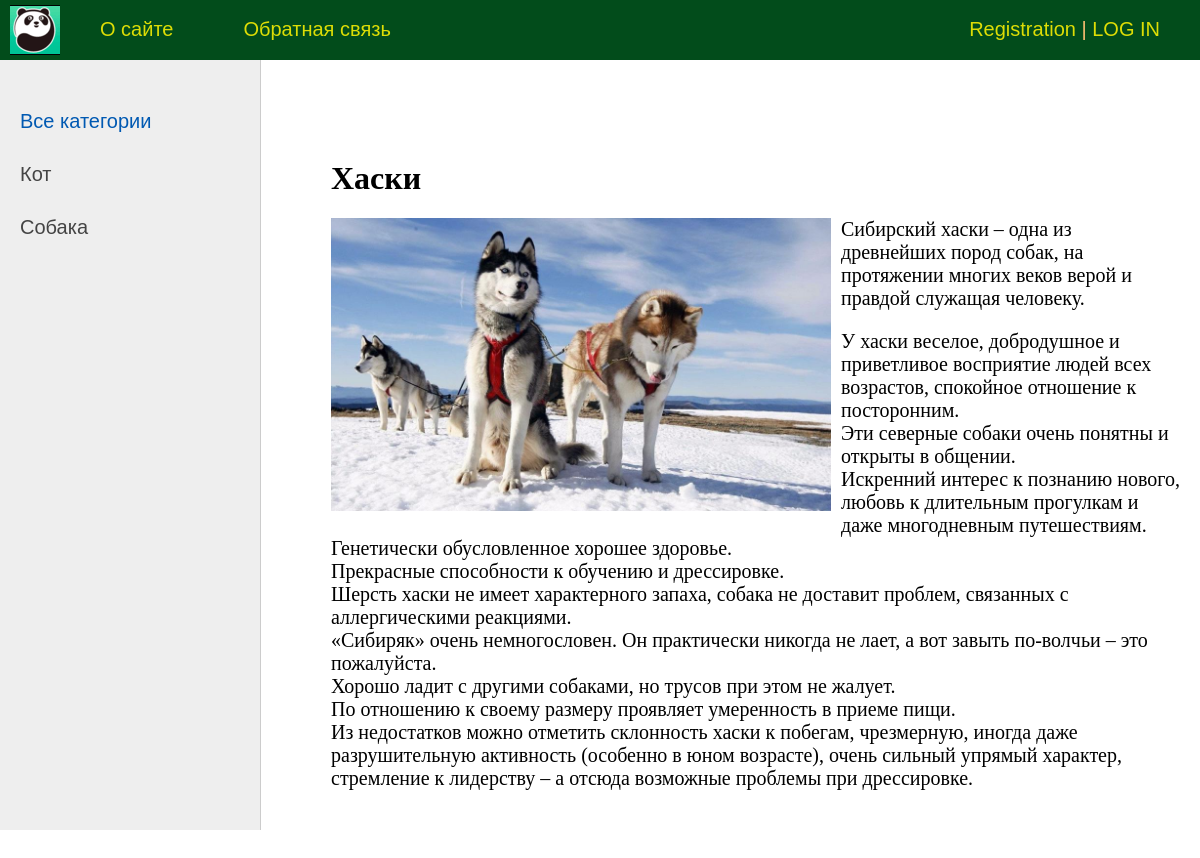
The page /post/haski/ on the database its author committed.
### animals/models.py (models this page shows, shortened)
class Category(models.Model):
    name = models.CharField(max_length=100, db_index=True, verbose_name='CATEGORY')
    slug = models.SlugField(max_length=255, unique=True, db_index=True, verbose_name="URL")
    def __str__(self):
            return self.name
    def get_absolute_url(self):
        return reverse("category", kwargs={'cat_slug': self.slug})
    class Meta:
        verbose_name = "Category"
        verbose_name_plural = "Categories"
        ordering = ['id']

class Animals(models.Model):
    title = models.CharField(max_length=255, verbose_name="Title")
    slug = models.SlugField(max_length=255, unique=True, db_index=True, verbose_name="URL Slug")
    content = models.TextField(blank=True, verbose_name="Text article")
    photo = models.ImageField(upload_to="photos/%Y/%m/%d/", verbose_name="Picture")
    time_create = models.DateTimeField(auto_now_add=True, verbose_name="Time_created")
    time_update = models.DateTimeField(auto_now=True, verbose_name="Time_updated")
    is_published = models.BooleanField(default=True, verbose_name="Is_published")
    cat = models.ForeignKey("Category", on_delete=models.PROTECT, verbose_name="Category", null=True)
    def __str__(self):
        return self.title
    class Meta:
        verbose_name = "Popular animal"
        verbose_name_plural = "Popular animals"
        ordering = ['id']

### animals/views.py (the view)
# urls.py: path('post/<slug:post_slug>/', ShowPost.as_view(), name='post'),
class ShowPost(DataMixin,DetailView):
    model = Animals
    template_name = 'animals/post.html'
    slug_url_kwarg = 'post_slug'
    context_object_name = 'post'
    def get_context_data(self, *, object_list=None, **kwargs):
        context = super().get_context_data(**kwargs)
        c_def = self.get_user_context(title=context['post'])
        return dict(list(context.items()) + list(c_def.items()))

### animals/templatetags/animals_tags.py (called while the page is built)
@register.simple_tag(name='getcats')
def get_categories(filter=None):
    if not filter:
        return Category.objects.all()
    else:
        return Category.objects.filter(pk=filter)

### animals/utils.py (called while the page is built)
    def get_user_context(self, **kwargs):
        context = kwargs
        cats = cache.get('cats')
        if not cats:
            cats = Category.objects.annotate(Count('animals'))
            cache.set('cats', cats, 60)
        user_menu = menu.copy()
        if not self.request.user.is_authenticated:
            user_menu.pop(1)
        context['menu'] = user_menu
        context['cats'] = cats
        if 'cat_selected' not in context:
            context['cat_selected'] = 0
        return context

### animals/templates/animals/post.html
{% extends 'animals/base.html' %}
{% block content %}
<h1>{{post.title}}</h1>
{% if post.photo %}
<p><img class="img-article-left" src="{{post.photo.url}}" alt=""></p>
{% endif %}
{{post.content|linebreaks}}
{% endblock content %}

### animals/templates/animals/base.html (shortened to what this page needs)
{% load static %}
{% load animals_tags %}
<!DOCTYPE html>
<html>
<head>
	<link type="text/css" href="{% static 'animals/css/styles.css' %}" rel="stylesheet" />
</head>
<body>
<table class="table-page" border=0 cellpadding="0" cellspacing="0">
<tr><td valign=top>
{% block mainmenu %}
		<div class="header">
			<ul id="mainmenu" class="mainmenu">
			<li class="logo"><a href="{% url 'home' %}"><div class="logo"></div></a></li>
{% for m in menu %}
			<li><a href="{% url m.url_name %}">{{m.title}}</a></li>
{% endfor %}
				{% if request.user.is_authenticated %}
				<li class="last">{{user.username}}<a href="{% url 'logout' %}">|LOG OUT</a></li>
				{% else %}
				<li class="last"><a href="{% url 'register' %}">Registration</a> | <a href="{% url 'login' %}">LOG IN</a></li>
				{% endif %}
			</ul>
		</div>
{% endblock mainmenu %}
<table class="table-content" border=0 cellpadding="0" cellspacing="0">
<tr>
	<td valign="top" class="left-chapters">
	<ul id="leftchapters">
		{% if cat_selected == 0 %}
		<li class="selected">Все категории</li>
{% else %}
		<li><a href="{% url 'home' %}">Все категории</a></li>
{% endif %}
{% for c in cats %}
{% if c.animals__count > 0 %}
		{% if c.pk == cat_selected %}
		<li class="selected">{{c.name}}</li>
		{% else %}
		<li><a href="{{ c.get_absolute_url}}">{{c.name}}</a></li>
		{% endif%}
{% endif%}
{% endfor %}
	</ul>
</td>
<td valign="top" class="content">
	<div class="content-text">
{% block content %}
{% endblock %}
	</div>
</td></tr></table>
</td></tr>
</body>
</html>

### animals/static/animals/css/styles.css (style rules this page uses)
html, body { font-family: 'Arial'; margin: 0; padding: 0; height: 100%; width: 100%; color: #444; }
a { color: #0059b2; text-decoration: none; }
img { max-width: 600px; height: auto; }
img.img-article-left { max-width: 500px; height: auto; float: left; padding: 0 10px 10px 0; }
.table-page { width: 100%; height: 100%; vertical-align: top; }
.table-page tr { height: 100%; }
.header { background: #024c1b; height: 60px; }
.logo { background: url('../images/logo.png') no-repeat 10px 5px; width: 70px; height: 60px; }
ul.mainmenu { list-style: none; margin: 0; padding: 0; height: 60px; color: #fdc073; font-size: 20px; overflow: hidden; }
ul.mainmenu li { float: left; margin: 18px 40px 0 30px; }
ul.mainmenu li.logo { margin: 0; }
ul.mainmenu li.last { float: right; }
ul.mainmenu li a { color: #dddd06; text-decoration: none; }
.table-content { width: 100%; min-height: 100%; height: 100%; }
.left-chapters { margin: 0; background: #eee; border-right: 1px solid #ccc; min-height: 100%; }
.left-chapters ul { width: 230px; min-height: 100%; margin: 0; padding: 20px 10px 10px 20px; list-style: none; font-size: 20px; }
.left-chapters ul li { margin: 30px 0 0 0; color: #999; }
.left-chapters ul li.selected { color: #0059b2; }
.left-chapters ul li a { color: #444; text-decoration: none; }
.content { padding: 40px 20px 20px 40px; width: 100%; box-sizing: border-box; }
.content-text { margin: 60px 0 0 30px; color: #000; font-size: 20px; font-family: Yandex Sans Display Light; }
.content-text h1 { font-size: 32px; }

### rows shown on the page
Category: name "Кот"
Category: name "Собака"
Animals: title "Хаски", photo (picture), content "Сибирский хаски – одна из древнейших пород собак, на протяжении многих веков верой и правдой служащая человеку. У хаски веселое, добродушное и приветливое восприятие людей всех возрастов, спокойное отношение к посторонним. Эти северные собаки очень понятны и открыты в общении. Искренний интерес к познанию нового, любовь к длительным прогулкам и даже многодневным путешествиям. Генетически обусловленное хорошее здоровье. Прекрасные способности к обучению и дрессировке. Шерсть хаски не имеет характерного запаха, собака не доставит проблем, связанных с аллергическими реакциями. «Сибиряк» очень немногословен. Он практически никогда не лает, а вот завыть по-волчьи – это пожалуйста. Хорошо ладит с…"

### other values the page prints
{{ m.title }} "О сайте" "Обратная связь"
